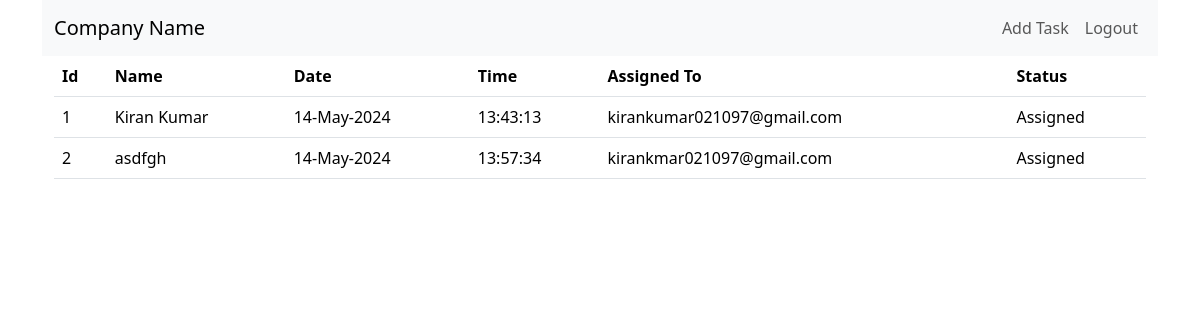
The page /user/ on the database as committed earlier.
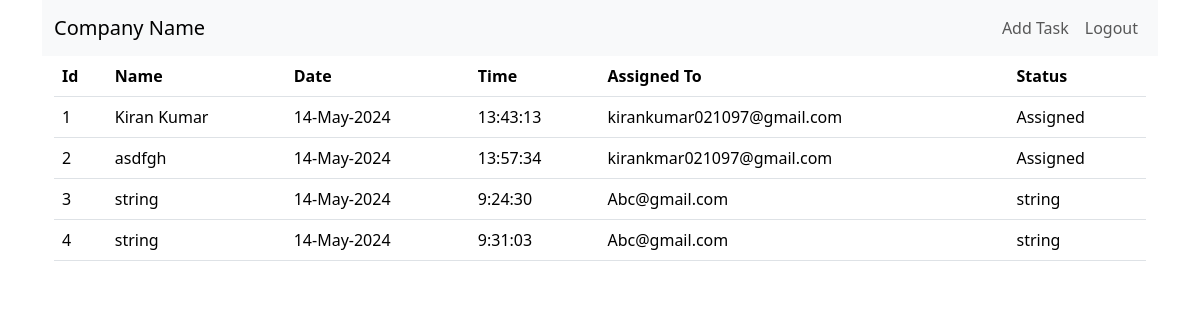
The same page on the database as committed later.
### core/models.py (models this page shows)
class Task(models.Model):
    title = models.CharField(max_length= 254)
    status = models.CharField(max_length= 254)
    datetime = models.DateTimeField()
    assigned_to = models.ForeignKey(User, on_delete=models.CASCADE, to_field='email')

class User(AbstractBaseUser, PermissionsMixin):
    name = models.CharField(max_length=254)
    email = models.EmailField(max_length=254, unique=True)
    phone = models.CharField(max_length=254)
    password = models.CharField(max_length=254)
    address = models.CharField(max_length=254)
    is_active = models.BooleanField(default=False)
    is_staff = models.BooleanField(default=False)
    objects = UserManager()
    USERNAME_FIELD = 'email'

### user/views.py (the view)
# urls.py: path('', dashboard, name="dashboard"),
def dashboard(request):
    userlist = User.objects.all()
    tasklist = Task.objects.all()
    args = {}
    args['task'] = tasklist
    args['userlist'] = userlist
    return render(request, 'dashboard.html', args)

### user/templates/dashboard.html
{% extends 'userbase.html' %}
{% block body %}
<div class="container">
    <table class="table">
        <thead>
            <tr>
                <th>Id</th>
                <th>Name</th>
                <th>Date</th>
                <th>Time</th>
                <th>Assigned To</th>
                <th>Status</th>
            </tr>
        </thead>
        <tbody>
            {% for row in task %}
                <tr>
                    <td>{{ row.id }}</td>
                    <td>{{ row.title }}</td>
                    <td>{{ row.datetime|date:'d-M-Y' }}</td>
                    <td>{{ row.datetime|time:'G:i:s' }}</td>
                    <td>{{ row.assigned_to.email }}</td>
                    <td>{{ row.status }}</td>
                </tr>
            {% endfor %}
        </tbody>
    </table>
</div>
{% endblock %}

### user/templates/userbase.html (shortened to what this page needs)
<!DOCTYPE html>
<html lang="en">
<head>
    <link href="https://cdn.jsdelivr.net/npm/bootstrap@5.3.3/dist/css/bootstrap.min.css" rel="stylesheet">
</head>
<body style="min-height: 90vh;">
    <div class="container">
    {% include 'usernavbar.html' %}
    {% block body %}
    {% endblock body %}
    </div>
</body>
</html>

### user/templates/usernavbar.html (shortened to what this page needs)
<nav class="navbar navbar-expand-lg bg-body-tertiary">
    <div class="container-md">
      <a class="navbar-brand" href="#">Company Name</a>
      <div class="d-flex">
        <ul class="navbar-nav me-auto mb-2 mb-lg-0">
            <li class="nav-item">
                <button class="nav-link" aria-current="page"  data-bs-toggle="modal"
                data-bs-target="#addtaskmodal" data-list="{{ userlist }}">Add Task</button>
              </li>
              <li class="nav-item">
                <a class="nav-link" href="/logout">Logout</a>
              </li>
        </ul>
      </div>
    </div>
</nav>

Rows that differ between the two databases and show on the page:
added Task: id "3", title "string", datetime "14-May-2024", datetime "9:24:30", assigned_to.email "Abc@gmail.com", status "string"
added Task: id "4", title "string", datetime "14-May-2024", datetime "9:31:03", assigned_to.email "Abc@gmail.com", status "string"
